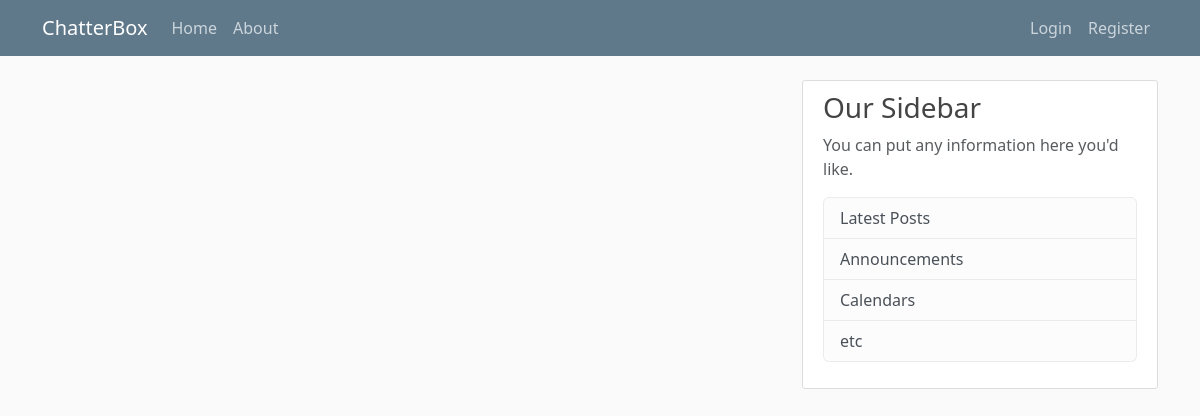
The app's page /home, older data.
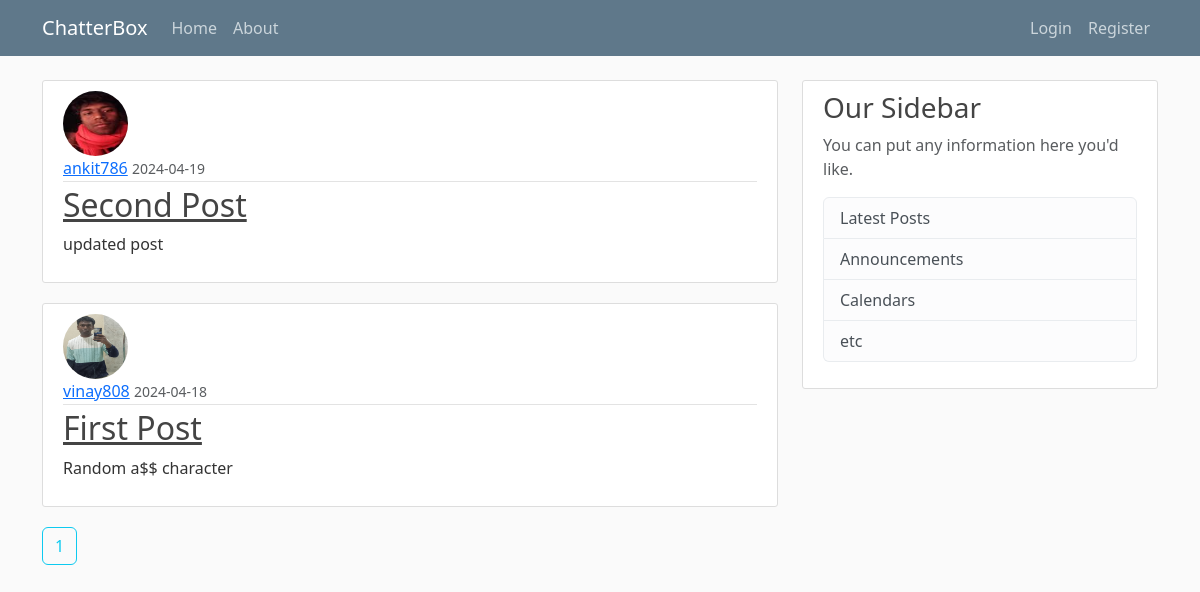
The same page, newer data.
### blogapp/models.py (models this page shows, shortened)
class Post(db.Model):
    id = db.Column(db.Integer, primary_key=True)
    title = db.Column(db.String(100), nullable=False)
    date_posted = db.Column(db.DateTime, nullable=False, default=datetime.now)
    content = db.Column(db.Text, nullable=False)
    user_id = db.Column(db.Integer, db.ForeignKey('user.id'), nullable=False)

class User(db.Model, UserMixin):
    id = db.Column(db.Integer, primary_key=True)
    username = db.Column(db.String(20), unique=True, nullable=False)
    email = db.Column(db.String(120), unique=True, nullable=False)
    image_file = db.Column(db.String(20), nullable=False, default='default.jpg')
    password = db.Column(db.String(60), nullable=False)
    posts = db.relationship('Post', backref='author', lazy=True)

### blogapp/routes.py (the view)
@app.route("/")
@app.route("/home")
def hello_world():
    page = request.args.get('page', 1, type=int)
    posts = Post.query.order_by(Post.date_posted.desc()).paginate(page=page, per_page=5)
    return render_template('home.html', posts=posts)

### blogapp/templates/home.html
{% extends "base.html" %}
{% block content %}
    {% for post in posts.items %}
    <article class="media content-section">
      <img class="rounded-circle article-img" src="{{ url_for('static', filename='profile_pics/' + post.author.image_file)}}">
      <div class="media-body">
        <div class="article-metadata">
          <a class="mr-2" href="{{ url_for('user_posts', username=post.author.username) }}">{{ post.author.username }}</a>
          <small class="text-muted">{{ post.date_posted.strftime('%Y-%m-%d') }}</small>
        </div>
        <h2><a class="article-title" href="{{ url_for('post', post_id=post.id) }}">{{ post.title }}</a></h2>
        <p class="article-content">{{ post.content }}</p>
      </div>
    </article>
    {% endfor %}
    {% for page_num in posts.iter_pages(left_edge=1, right_edge=1, left_current=1, right_current=2) %}
        {% if page_num %}
            {% if posts.page == page_num %}
                <a class="btn btn-outline-info mb-4" href="{{ url_for('hello_world', page=page_num) }}"> {{ page_num }} </a>
            {% else %}
                <a class="btn btn-info mb-4" href="{{ url_for('hello_world', page=page_num) }}"> {{ page_num }} </a>
            {% endif %}
        {% else %}
            ...
        {% endif %}
    {% endfor %}
{% endblock content%}

Row changes from the older to the newer data that the page shows:
added Post: image_file (picture), author.username "ankit786", date_posted "2024-04-19", title "Second Post", content "updated post"
added Post: image_file (placeholder picture), author.username "vinay808", date_posted "2024-04-18", title "First Post", content "Random a$$ character"
Text that changed along with them:
new list line: "1"
